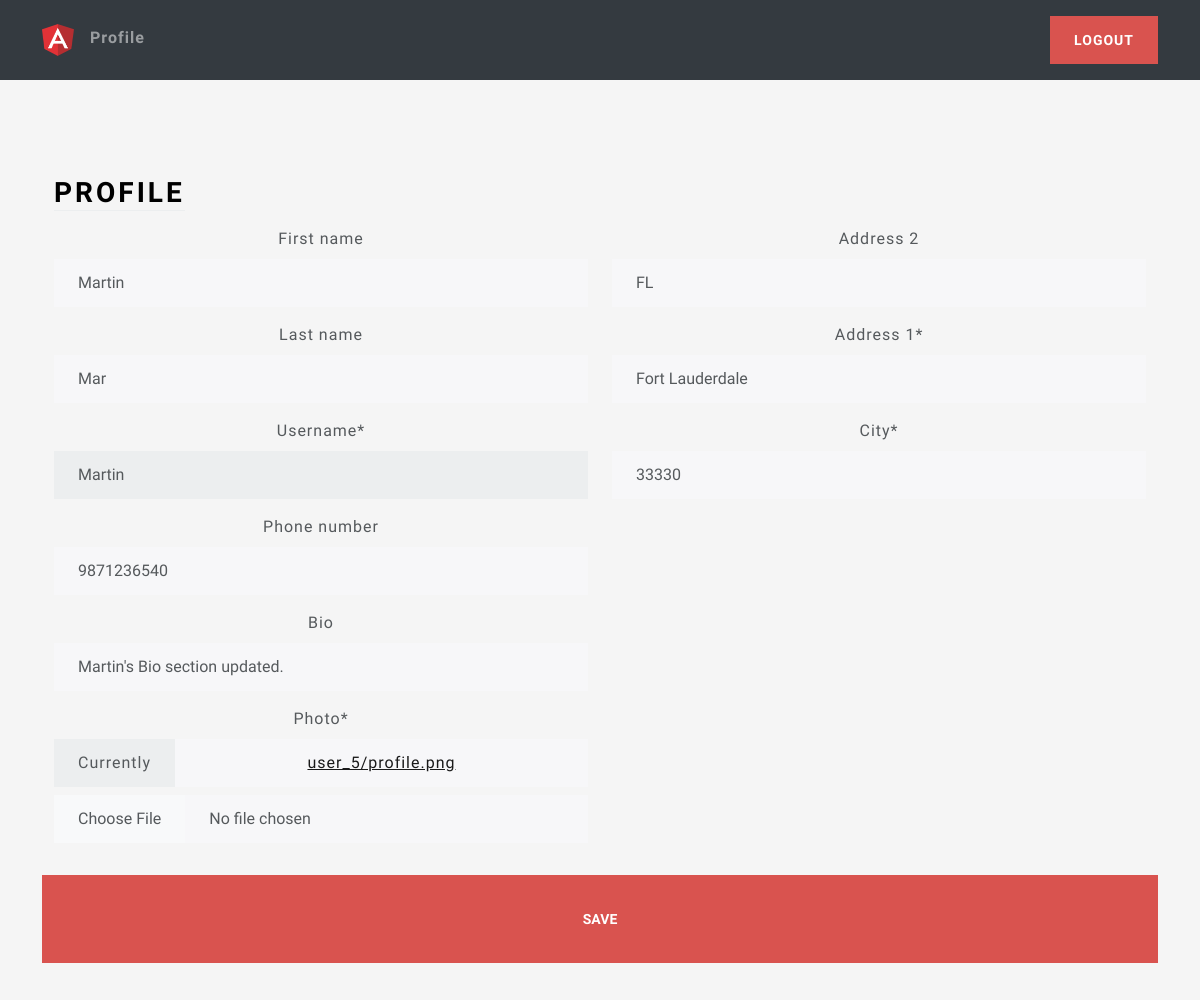
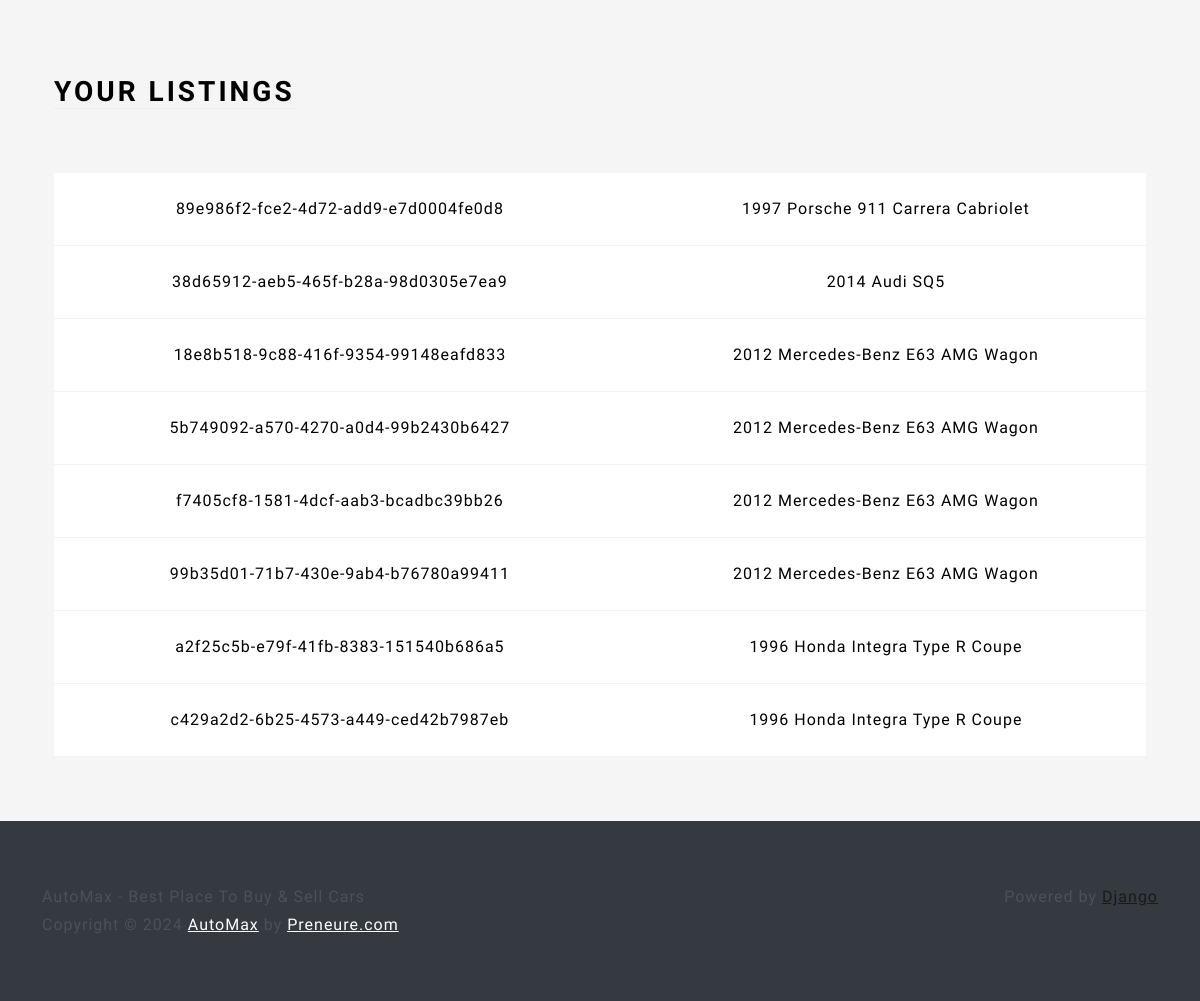
Screenshot of /profile/ (signed in) with the database file from the repository (2 pictures, top to bottom).
### users/models.py (models this page shows, shortened)
class Profile(models.Model):
    user = models.OneToOneField(User, on_delete=models.CASCADE)
    photo = models.ImageField(upload_to=user_directory_path ,null=True)
    bio = models.CharField(max_length=140, blank=True)
    phone_number = models.CharField(max_length=10, blank=True)
    location = models.OneToOneField(Location, on_delete=models.SET_NULL, null=True)

class Location(models.Model):
    address_1 = models.CharField(max_length=128, blank=True)
    address_2 = models.CharField(max_length=128, blank=True)
    city = models.CharField(max_length=64)

### main/models.py (models this page shows, shortened)
class Listing(models.Model):
    id = models.UUIDField(primary_key=True, default=uuid.uuid4, unique=True, editable=False)
    created_at = models.DateTimeField(auto_now_add=True)
    updated_at = models.DateTimeField(auto_now=True)
    seller = models.ForeignKey(Profile, on_delete=models.CASCADE)
    brand = models.CharField(max_length=24, choices=CARS_BRANDS, default=None)
    model = models.CharField(max_length=64,)
    vin = models.CharField(max_length=10,)
    mileage = models.IntegerField(default=0,)
    color = models.CharField(max_length=24,)
    description = models.TextField()
    engine = models.CharField(max_length=24)
    transmission = models.CharField(max_length=24, choices=TRANSMISSION_OPTIONS, default=None)
    location = models.OneToOneField(Location, on_delete=models.SET_NULL, null=True)
    image = models.ImageField(upload_to=user_listing_path)

### users/views.py (the view, shortened to what this page needs)
# urls.py: path("profile/", ProfileView.as_view(), name="profile"),
@method_decorator(login_required, name="dispatch")
class ProfileView(View):
    def get(self, request):
        user_listings = Listing.objects.filter(seller=request.user.profile)
        user_form = UserForm(instance=request.user)
        profile_form = ProfileForm(instance=request.user.profile)
        location_form = LocationForm(instance=request.user.profile.location)
        return render(request, 'views/profile.html',
            {'user_form': user_form, 'profile_form': profile_form, 'location_form': location_form, 'user_listings': user_listings})

### users/forms.py
class UserForm(forms.ModelForm):
    username = forms.CharField(disabled=True)
    class Meta:
        model = User
        fields = {'username', 'first_name', 'last_name'}

class ProfileForm(forms.ModelForm):
    class Meta:
        model = Profile
        fields = {'photo', 'bio', 'phone_number'}

### users/templates/views/profile.html (shortened to what this page needs)
{% extends 'base/base.html' %}
{% load static %}
{% load crispy_forms_tags %}
{% block 'body' %}
<div class="container-fluid text-center py-5">
    <div class="container px-4 py-5" id="hanging-icons">
        <div class="row g-4">
            <div class="col d-flex align-items-start">
                <div>
                    <h2 class="mb-3 border-bottom" style="color: black">Profile</h2>
                </div>
            </div>
        </div>
        <form action="" method="post" enctype="multipart/form-data">
            <div class="row">
                <div class="col-6">
                    {{ user_form|crispy }}
                    {{ profile_form|crispy }}
                </div>
                <div class="col-6">
                    {{ location_form|crispy }}
                </div>
                <br>
                <button class="btn btn-lg btn-danger my-3" type="submit" value="Submit">Save</button>
            </div>
        </form>
    </div>
    <div class="container px-4">
        <div class="row g-4 py-5">
            <div class="col d-flex align-items-start">
                <div>
                    <h2 class="mb-3 border-bottom" style="color: black">Your Listings</h2>
                </div>
            </div>
        </div>
        <table class="table table-hover">
            <tbody>
                {% for listing in user_listings %}
                <tr>
                    <td>{{ listing.id }}</td>
                    <td>{{ listing.model }}</td>
                </tr>
                {% endfor %}
            </tbody>
        </table>
    </div>
</div>
{% endblock %}

### main/static/css/style.css (style rules this page uses)
html, body { height: 100%; }
body { align-items: center; padding-bottom: 40px; background-color: #f5f5f5; }
.h2, h2 { color: white; }

### rows the page displays
Profile: phone_number "9871236540", bio "Martin's Bio section updated."
Location: address_2 "FL", address_1 "Fort Lauderdale", city "33330"
Listing: id "89e986f2-fce2-4d72-add9-e7d0004fe0d8", model "1997 Porsche 911 Carrera Cabriolet"
Listing: id "38d65912-aeb5-465f-b28a-98d0305e7ea9", model "2014 Audi SQ5"
Listing: id "18e8b518-9c88-416f-9354-99148eafd833", model "2012 Mercedes-Benz E63 AMG Wagon"
Listing: id "5b749092-a570-4270-a0d4-99b2430b6427", model "2012 Mercedes-Benz E63 AMG Wagon"
Listing: id "f7405cf8-1581-4dcf-aab3-bcadbc39bb26", model "2012 Mercedes-Benz E63 AMG Wagon"
Listing: id "99b35d01-71b7-430e-9ab4-b76780a99411", model "2012 Mercedes-Benz E63 AMG Wagon"
Listing: id "a2f25c5b-e79f-41fb-8383-151540b686a5", model "1996 Honda Integra Type R Coupe"
Listing: id "c429a2d2-6b25-4573-a449-ced42b7987eb", model "1996 Honda Integra Type R Coupe"
